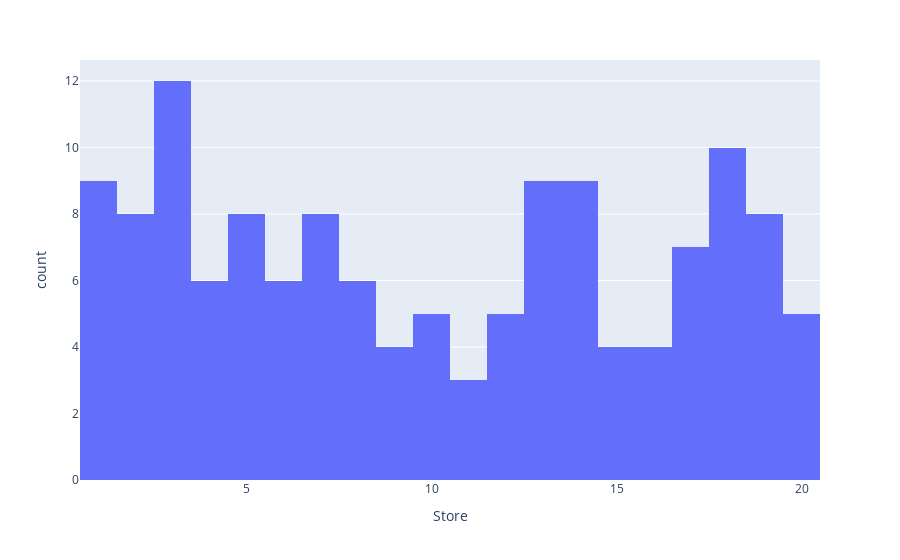

Source (notebook cell):
### Code cell
px.histogram(
    df,
    "Store",
    nbins=21
)

### Figure 1 — Plotly figure (JSON) as saved in the notebook; plotly's stock layout.template omitted (floating-point values rounded to 4 significant figures; data arrays with more than 128 entries replaced by an {"elided": "..."} marker saying what was removed)
{"data": [{"alignmentgroup": "True", "bingroup": "x", "hovertemplate": "Store=%{x}<br>count=%{y}<extra></extra>", "legendgroup": "", "marker": {"color": "#636efa", "pattern": {"shape": ""}}, "name": "", "nbinsx": 21, "offsetgroup": "", "orientation": "v", "showlegend": false, "type": "histogram", "x": {"elided": "136 int values"}, "xaxis": "x", "yaxis": "y"}], "layout": {"barmode": "relative", "legend": {"tracegroupgap": 0}, "margin": {"t": 60}, "xaxis": {"anchor": "y", "domain": [0, 1], "title": {"text": "Store"}}, "yaxis": {"anchor": "x", "domain": [0, 1], "title": {"text": "count"}}}}
